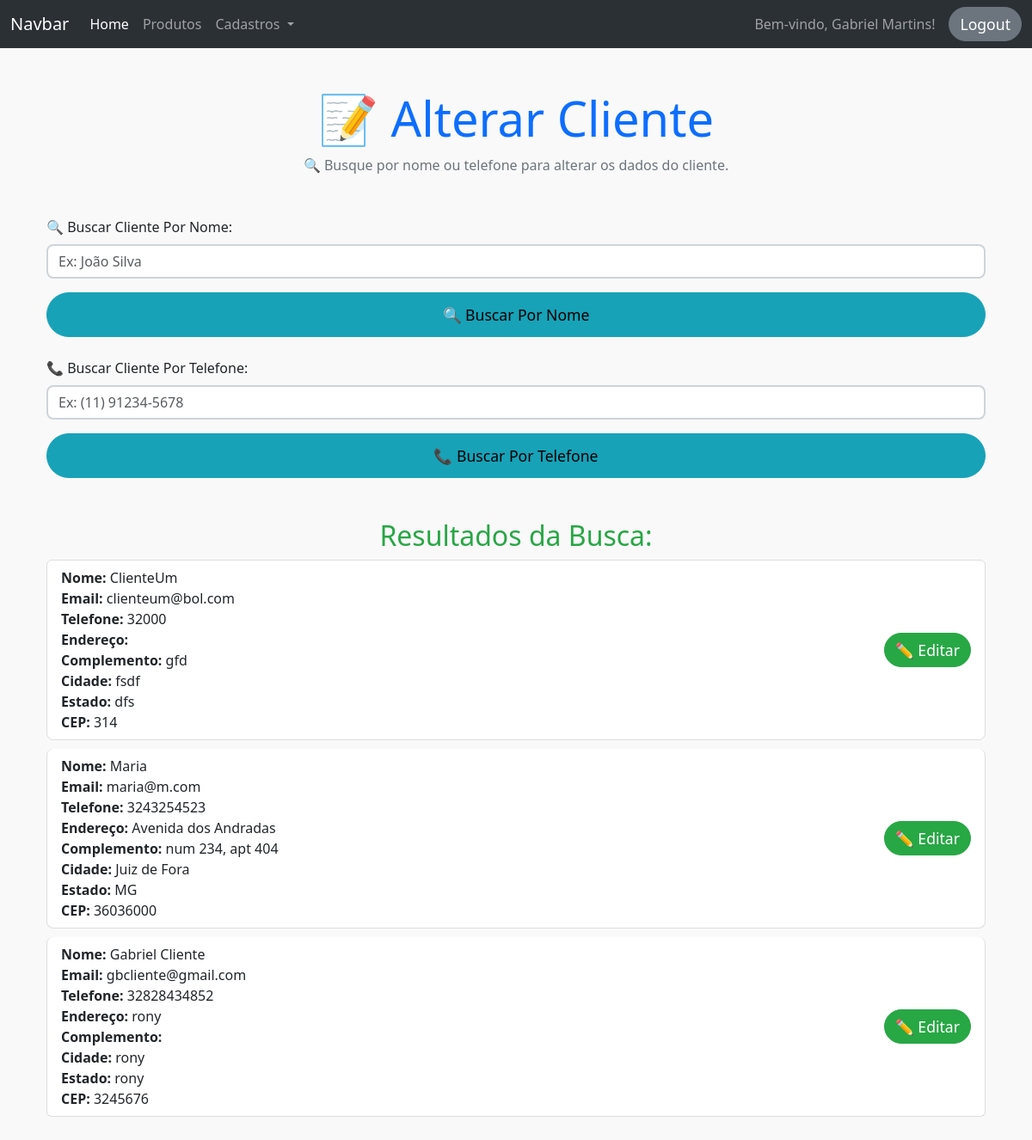
The app's page /alterar_cliente (signed in) with its own data.
### projeto/models.py (models this page shows)
class Usuario(db.Model, UserMixin):
    id = db.Column(db.Integer, primary_key=True)
    nome = db.Column(db.String(100), nullable=False)
    email = db.Column(db.String(150), unique=True, nullable=False)
    senha = db.Column(db.String(200), nullable=False)
    papel = db.Column(db.String(50), default='funcionário')

class Cliente(db.Model):
    id = db.Column(db.Integer, primary_key=True)
    nome = db.Column(db.String(100), nullable=False)
    email = db.Column(db.String(150), unique=True, default="Sem email")
    telefone = db.Column(db.String(20), nullable=False)
    enderecos = db.relationship('Endereco', backref='cliente', lazy=True)

class Endereco(db.Model):
    id = db.Column(db.Integer, primary_key=True)
    cliente_id = db.Column(db.Integer, db.ForeignKey('cliente.id'), nullable=False)
    endereco = db.Column(db.String(200), nullable=False)
    complemento = db.Column(db.String(200), nullable=True)
    cidade = db.Column(db.String(100), nullable=False)
    estado = db.Column(db.String(50), nullable=False)
    cep = db.Column(db.String(20), nullable=False)

### projeto/routes.py (the view)
@app.route('/alterar_cliente', methods=['GET', 'POST'])
@login_required
@admin_required
def alterar_cliente():
    usuarios = Cliente.query.all()
    nome = request.form.get('nome')
    telefone = request.form.get('telefone')
    if nome:
        usuarios = Cliente.query.filter(Cliente.nome.like(f'%{nome}%')).all()
    elif telefone:
        usuarios = Cliente.query.filter(Cliente.telefone.like(f'%{telefone}%')).all()
    return render_template('usuarios/alterar_cliente.html', usuarios=usuarios)

### projeto/__init__.py (called while the page is built)
@login_manager.user_loader
def load_user(user_id):
    return Usuario.query.get(int(user_id))

### projeto/routes.py (called while the page is built)
def admin_required(f):
    @wraps(f)
    def decorated_function(*args, **kwargs):
        if not current_user.is_authenticated or current_user.papel != 'admin':
            abort(403)
        return f(*args, **kwargs)
    return decorated_function

### projeto/templates/usuarios/alterar_cliente.html (shortened to what this page needs)
{% extends 'base.html' %}
{% block content %}
<div class="container mt-5">
    <div class="text-center mb-5">
        <h1 class="display-4 text-primary">📝 Alterar Cliente</h1>
        <p class="text-muted">🔍 Busque por nome ou telefone para alterar os dados do cliente.</p>
    </div>
    <form method="POST" action="{{ url_for('alterar_cliente') }}" class="mb-4">
        <div class="mb-3">
            <label for="inputNomeCliente" class="form-label">🔍 Buscar Cliente Por Nome:</label>
            <input type="text" class="form-control" id="inputNomeCliente" name="nome" placeholder="Ex: João Silva" aria-describedby="nomeHelp" required>
        </div>
        <button type="submit" class="btn btn-info w-100 btn-lg">🔍 Buscar Por Nome</button>
    </form>
    <form method="POST" action="{{ url_for('alterar_cliente') }}" class="mb-5">
        <div class="mb-3">
            <label for="inputTelefone" class="form-label">📞 Buscar Cliente Por Telefone:</label>
            <input type="text" class="form-control" id="inputTelefone" name="telefone" placeholder="Ex: (11) 91234-5678" aria-describedby="telefoneHelp" required>
        </div>
        <button type="submit" class="btn btn-info w-100 btn-lg">📞 Buscar Por Telefone</button>
    </form>
    {% if usuarios %}
    <center>
        <h2 class="text-success">Resultados da Busca:</h2>
    </center>
    <div class="row">
        <div class="col">
            <div class="list-group">
                {% for user in usuarios %}
                <div class="list-group-item d-flex justify-content-between align-items-center">
                    <div>
                        <strong>Nome:</strong> {{ user.nome }}<br>
                        <strong>Email:</strong> {{ user.email }}<br>
                        <strong>Telefone:</strong> {{ user.telefone }}<br>
                        {% for endereco in user.enderecos %}
                        <strong>Endereço:</strong> {{ endereco.endereco }}<br>
                        <strong>Complemento:</strong> {{ endereco.complemento }}<br>
                        <strong>Cidade:</strong> {{ endereco.cidade }}<br>
                        <strong>Estado:</strong> {{ endereco.estado }}<br>
                        <strong>CEP:</strong> {{ endereco.cep }}<br>
                        {% endfor %}
                    </div>
                    <a href="{{ url_for('alterar_cliente_id', id=user.id) }}" class="btn btn-success">✏️ Editar</a>
                </div>
                {% endfor %}
            </div>
        </div>
    </div>
    {% else %}
    <center>
        <h2 class="text-warning">Nenhum Cliente Encontrado!</h2>
    </center>
    {% endif %}
</div>
{% endblock %}

### projeto/templates/componentes/navbar.html (shortened to what this page needs)
<nav class="navbar navbar-expand-lg bg-body-tertiary" data-bs-theme="dark">
    <div class="container-fluid">
        <a class="navbar-brand" href="#">Navbar</a>
        <div class="collapse navbar-collapse" id="navbarSupportedContent">
            <ul class="navbar-nav me-auto mb-2 mb-lg-0">
                <li class="nav-item">
                    <a class="nav-link active" aria-current="page" href="{{ url_for('home') }}">Home</a>
                </li>
                <li class="nav-item">
                    <a class="nav-link" href="#">Produtos</a>
                </li>
                <li class="nav-item dropdown">
                    <a class="nav-link dropdown-toggle" href="#" role="button" data-bs-toggle="dropdown" aria-expanded="false">
                        Cadastros
                    </a>
                </li>
            </ul>
            <div class="d-flex align-items-center">
                {% if current_user.is_authenticated %}
                    <span class="navbar-text me-3">Bem-vindo, {{ current_user.nome }}!</span>
                    <a href="{{ url_for('logout') }}" class="btn btn-secondary">Logout</a>
                {% else %}
                    <a href="{{ url_for('fazer_login') }}" class="btn btn-primary">Login</a>
                {% endif %}
            </div>
        </div>
    </div>
</nav>

### projeto/templates/usuarios/alterar_cliente.html (style rules this page uses)
body { background-color: #f9f9f9; }
.form-control { border: 2px solid #ced4da; border-radius: 8px; }
.btn { border-radius: 30px; font-size: 1.1rem; }
.btn-lg { padding: 12px; }
.list-group-item { border: 1px solid #ddd; border-radius: 8px; margin-bottom: 10px; }
.text-success { color: #28a745 !important; }
.text-muted { color: #6c757d !important; }
.btn-success { background-color: #28a745; border-color: #28a745; }
.btn-info { background-color: #17a2b8; border-color: #17a2b8; }

### records on screen
Usuario: nome "Gabriel Martins"
Cliente: nome "ClienteUm", email "clienteum@bol.com", telefone "32000"
Endereco: complemento "gfd", cidade "fsdf", estado "dfs", cep "314"
Cliente: nome "Maria", email "maria@m.com", telefone "3243254523"
Endereco: endereco "Avenida dos Andradas", complemento "num 234, apt 404", cidade "Juiz de Fora", estado "MG", cep "36036000"
Cliente: nome "Gabriel Cliente", email "gbcliente@gmail.com", telefone "32828434852"
Endereco: endereco "rony", cidade "rony", estado "rony", cep "3245676"
